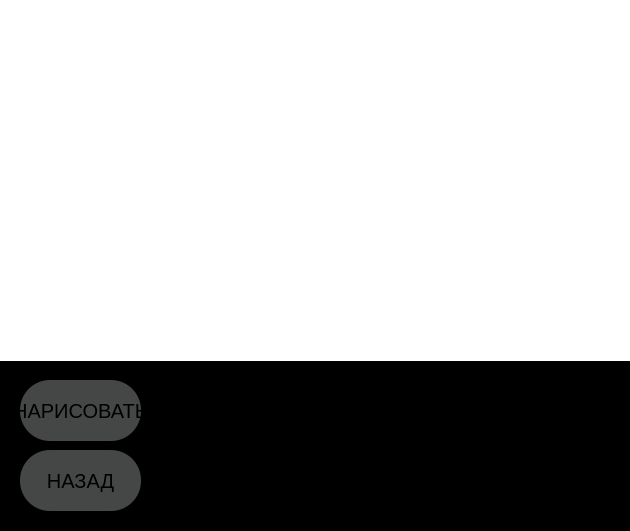
<?xml version="1.0" encoding="UTF-8"?>
<ui version="4.0">
 <class>graphwindow</class>
 <widget class="QMainWindow" name="graphwindow">
  <property name="geometry">
   <rect>
    <x>0</x>
    <y>0</y>
    <width>630</width>
    <height>531</height>
   </rect>
  </property>
  <property name="windowTitle">
   <string>GraphWindow</string>
  </property>
  <property name="styleSheet">
   <string notr="true">background-color: black;</string>
  </property>
  <widget class="QWidget" name="centralwidget">
   <widget class="QCustomPlot" name="widget" native="true">
    <property name="geometry">
     <rect>
      <x>0</x>
      <y>0</y>
      <width>631</width>
      <height>361</height>
     </rect>
    </property>
    <property name="styleSheet">
     <string notr="true">background-color: white;</string>
    </property>
   </widget>
   <widget class="QPushButton" name="pushButton_back">
    <property name="geometry">
     <rect>
      <x>20</x>
      <y>450</y>
      <width>121</width>
      <height>61</height>
     </rect>
    </property>
    <property name="font">
     <font>
      <pointsize>15</pointsize>
     </font>
    </property>
    <property name="styleSheet">
     <string notr="true">QPushButton { 
border-radius: 30px;
background-color : rgb(69, 70, 70);
}
QPushButton pressed {
	background-color: qlineargradient(spread:pad, x1:0, y1:0, x2:1, y2:0, stop:0 rgba(0, 0, 0, 255), stop:1 rgba(255, 255, 255, 255));
}

QPushButton:hover {
    background-color : rgb(102, 104, 104);
}</string>
    </property>
    <property name="text">
     <string>НАЗАД</string>
    </property>
   </widget>
   <widget class="QPushButton" name="pushButton_create">
    <property name="geometry">
     <rect>
      <x>20</x>
      <y>380</y>
      <width>121</width>
      <height>61</height>
     </rect>
    </property>
    <property name="font">
     <font>
      <pointsize>15</pointsize>
     </font>
    </property>
    <property name="styleSheet">
     <string notr="true">QPushButton { 
border-radius: 30px;
background-color : rgb(69, 70, 70);
}
QPushButton pressed {
	background-color: qlineargradient(spread:pad, x1:0, y1:0, x2:1, y2:0, stop:0 rgba(0, 0, 0, 255), stop:1 rgba(255, 255, 255, 255));
}

QPushButton:hover {
    background-color : rgb(102, 104, 104);
}</string>
    </property>
    <property name="text">
     <string>НАРИСОВАТЬ</string>
    </property>
   </widget>
   <widget class="QLabel" name="label">
    <property name="geometry">
     <rect>
      <x>190</x>
      <y>390</y>
      <width>81</width>
      <height>31</height>
     </rect>
    </property>
    <property name="text">
     <string>ФУНКЦИЯ :</string>
    </property>
    <property name="alignment">
     <set>Qt::AlignCenter</set>
    </property>
   </widget>
   <widget class="QLabel" name="label_2">
    <property name="geometry">
     <rect>
      <x>420</x>
      <y>440</y>
      <width>161</width>
      <height>21</height>
     </rect>
    </property>
    <property name="text">
     <string>ОБЛАСТЬ ОПРЕДЕЛЕНИЯ</string>
    </property>
   </widget>
   <widget class="QLabel" name="label_3">
    <property name="geometry">
     <rect>
      <x>190</x>
      <y>440</y>
      <width>141</width>
      <height>21</height>
     </rect>
    </property>
    <property name="text">
     <string>ОБЛАСТЬ ЗНАЧЕНИЙ</string>
    </property>
   </widget>
   <widget class="QLineEdit" name="lineEdit_equation">
    <property name="geometry">
     <rect>
      <x>270</x>
      <y>390</y>
      <width>301</width>
      <height>31</height>
     </rect>
    </property>
   </widget>
   <widget class="QLineEdit" name="lineEdit_left_yZone">
    <property name="geometry">
     <rect>
      <x>170</x>
      <y>470</y>
      <width>81</width>
      <height>31</height>
     </rect>
    </property>
    <property name="text">
     <string>-5</string>
    </property>
   </widget>
   <widget class="QLineEdit" name="lineEdit_right_yZone">
    <property name="geometry">
     <rect>
      <x>270</x>
      <y>470</y>
      <width>81</width>
      <height>31</height>
     </rect>
    </property>
    <property name="text">
     <string>5</string>
    </property>
   </widget>
   <widget class="QLineEdit" name="lineEdit_left_xZone">
    <property name="geometry">
     <rect>
      <x>410</x>
      <y>470</y>
      <width>81</width>
      <height>31</height>
     </rect>
    </property>
    <property name="text">
     <string>-10</string>
    </property>
   </widget>
   <widget class="QLineEdit" name="lineEdit_right_xZone">
    <property name="geometry">
     <rect>
      <x>510</x>
      <y>470</y>
      <width>81</width>
      <height>31</height>
     </rect>
    </property>
    <property name="text">
     <string>10</string>
    </property>
   </widget>
  </widget>
 </widget>
 <customwidgets>
  <customwidget>
   <class>QCustomPlot</class>
   <extends>QWidget</extends>
   <header>qcustomplot.h</header>
   <container>1</container>
  </customwidget>
 </customwidgets>
 <resources/>
 <connections/>
</ui>
